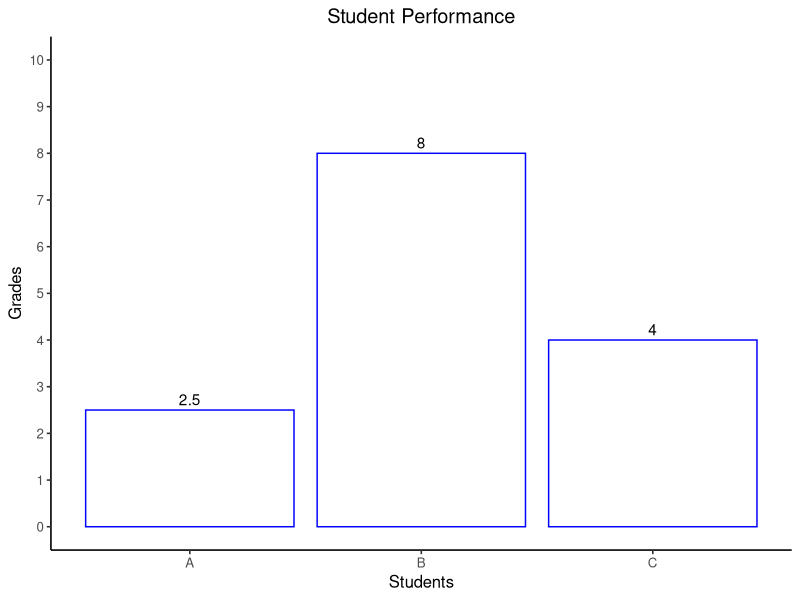
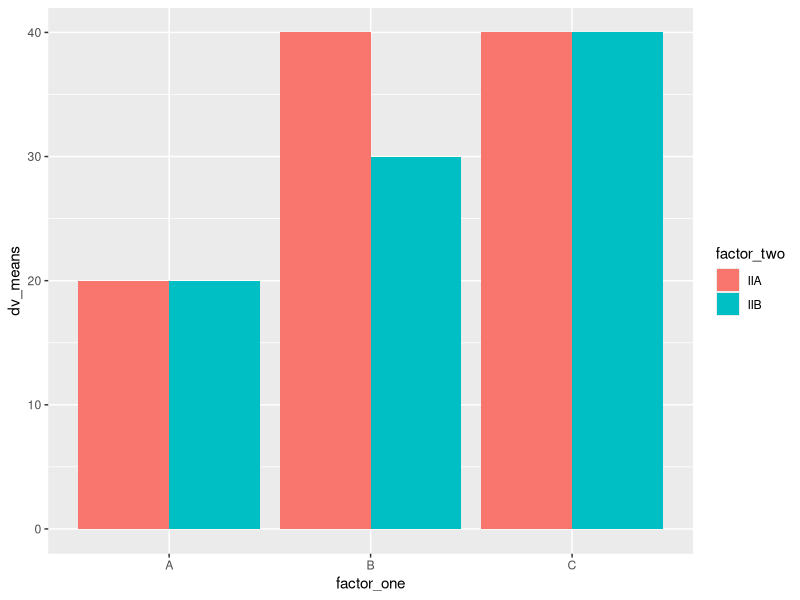

R code for these plots, in order:
## ---- chunk 1

library(tidyverse)

grades <- c(2.5, 8, 4)
students <- c("A","B","C")
student_performance <- tibble(students,grades)

# alternate syntax

student_performance <- tibble(
  grades = c(2.5, 8, 4),
  students = c("A","B","C")
)

# ggplot bar graph
ggplot(student_performance, aes(x = students, y = grades))+
  geom_bar(stat = "identity", fill = "white", color = "blue") +
  scale_y_continuous(breaks = 0:10,limits = c(0,10)) +
  theme_classic() +
  geom_text(label=grades, position = position_dodge(width=.9), vjust=-0.4)+
  xlab("Students")+
  ylab("Grades") +
  ggtitle("Student Performance") +
  theme_classic(base_size = 12) +
  theme(plot.title = element_text(hjust = 0.5))

## ---- chunk 2

#Create a dataframe
factor_one <- rep(as.factor(c("A", "B", "C")), 2)
factor_two <- rep(as.factor(c("IIA", "IIB")), 3)
dv_means <- c(20, 30, 40, 20, 40, 40)
dv_SEs   <- c(4, 3.4, 4, 3, 2, 4)
plot_df <- data.frame(factor_one,
                      factor_two,
                      dv_means,
                      dv_SEs)

# basic bar graph

ggplot(plot_df,
       aes(
         x = factor_one,
         y = dv_means,
         group = factor_two,
         fill = factor_two
       )) +
  geom_bar(stat = "identity", position = "dodge")
